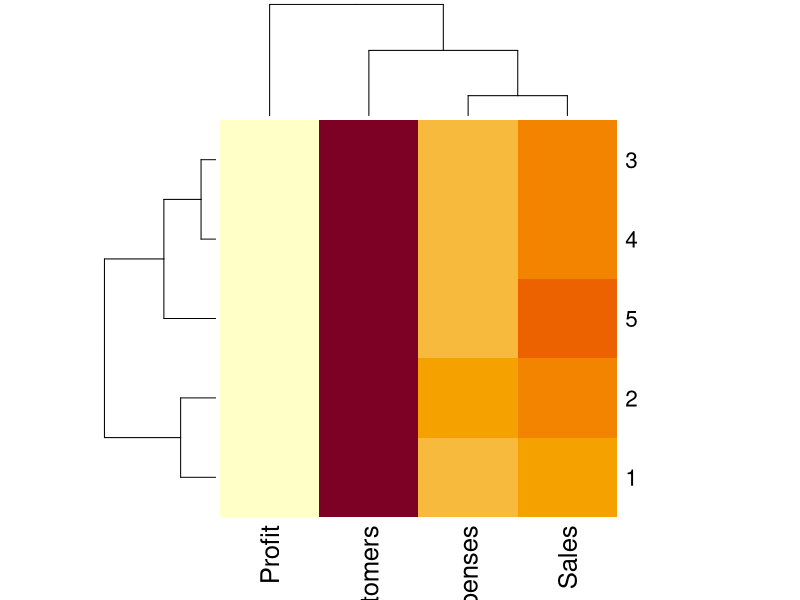

Reproduce this figure in R.
# HEATMAP
# Create dataframe
data <- data.frame(
  Years = c(2015, 2016, 2017, 2018, 2019),
  Sales = c(100, 150, 200, 180, 250),
  Profit = c(20, 30, 50, 40, 60),
  Expenses = c(80, 120, 150, 140, 190),
  Customers = c(200, 240, 300, 280, 350)
)

numeric_data <- data[, c("Sales", "Profit", "Expenses", "Customers")]
heatmap(as.matrix(numeric_data))
